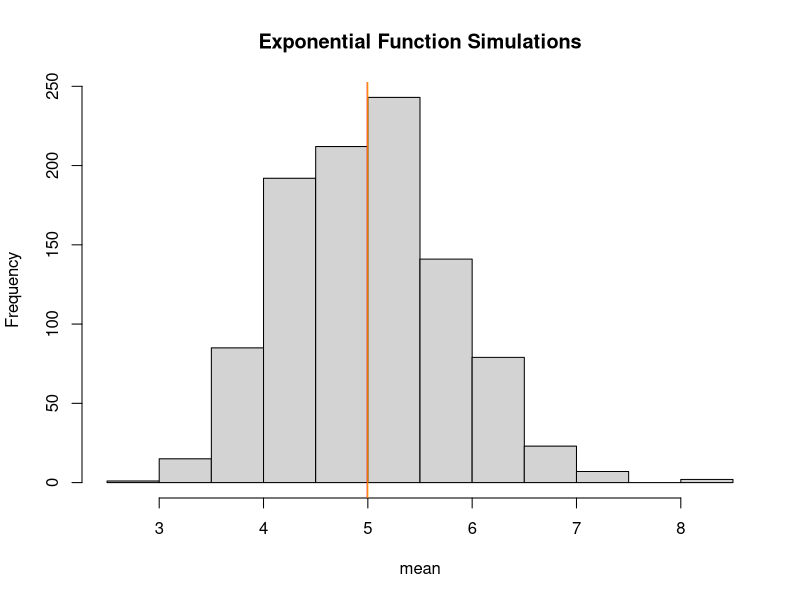
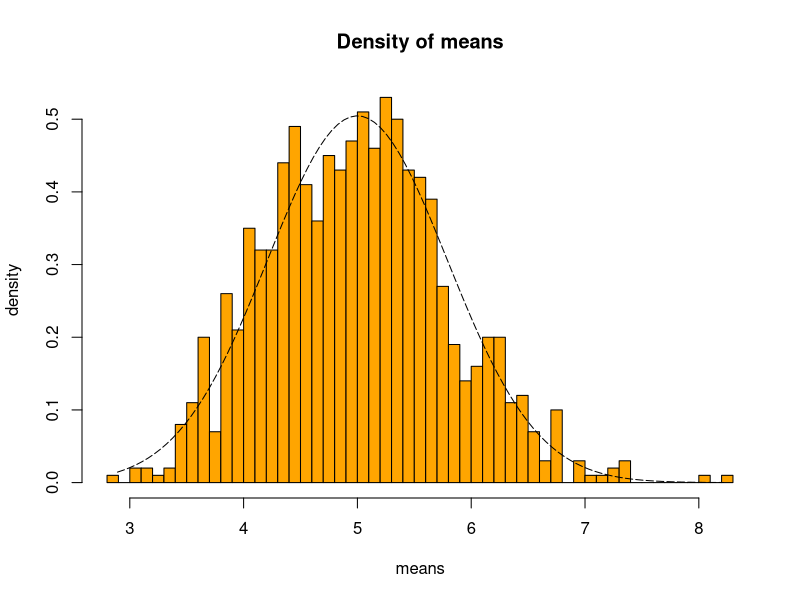
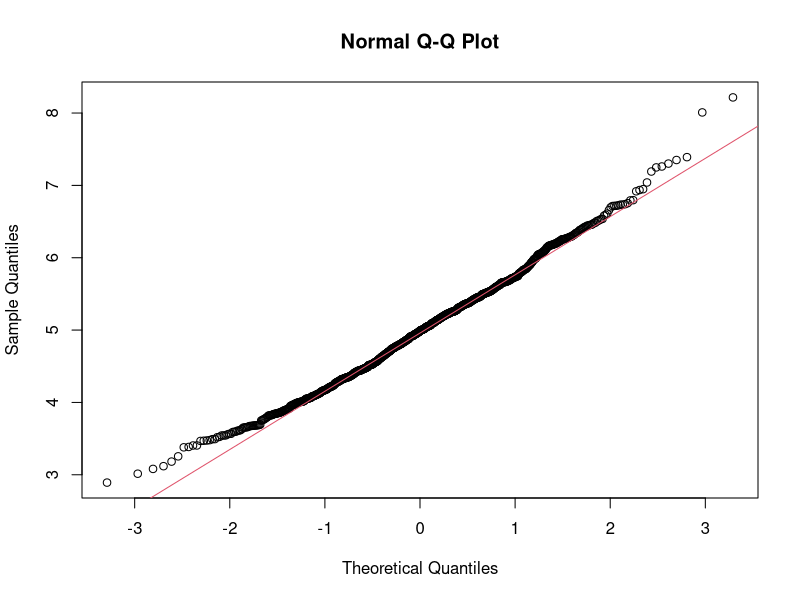

Write R code to recreate these figures, in order.
## ---- chunk 1
library("data.table")
library("ggplot2")
## ---- chunk 2
# set seed for reproducability
set.seed(31)
# set lambda to 0.2
lambda <- 0.2
# 40 samples
n <- 40
	
# 1000 simulations
simulations <- 1000
	
# simulate
simulated_exponentials <- replicate(simulations, rexp(n, lambda))
	
# calculate mean of exponentials
means_exponentials <- apply(simulated_exponentials, 2, mean)
## ---- chunk 3
analytical_mean <- mean(means_exponentials)
analytical_mean
## ---- chunk 4
# analytical mean
theory_mean <- 1/lambda
theory_mean
## ---- chunk 5
# visualization
hist(means_exponentials, xlab = "mean", main = "Exponential Function Simulations")
abline(v = analytical_mean, col = "red")
abline(v = theory_mean, col = "orange")
## ---- chunk 6
# standard deviation of distribution
standard_deviation_dist <- sd(means_exponentials)
standard_deviation_dist
## ---- chunk 7
# standard deviation from analytical expression
standard_deviation_theory <- (1/lambda)/sqrt(n)
standard_deviation_theory
## ---- chunk 8
# variance of distribution
variance_dist <- standard_deviation_dist^2
variance_dist
## ---- chunk 9
# variance from analytical expression
variance_theory <- ((1/lambda)*(1/sqrt(n)))^2
variance_theory
## ---- chunk 10
xfit <- seq(min(means_exponentials), max(means_exponentials), length=100)
yfit <- dnorm(xfit, mean=1/lambda, sd=(1/lambda/sqrt(n)))
hist(means_exponentials,breaks=n,prob=T,col="orange",xlab = "means",main="Density of means",ylab="density")
lines(xfit, yfit, pch=22, col="black", lty=5)
## ---- chunk 11
# compare the distribution of averages of 40 exponentials to a normal distribution
qqnorm(means_exponentials)
qqline(means_exponentials, col = 2)
